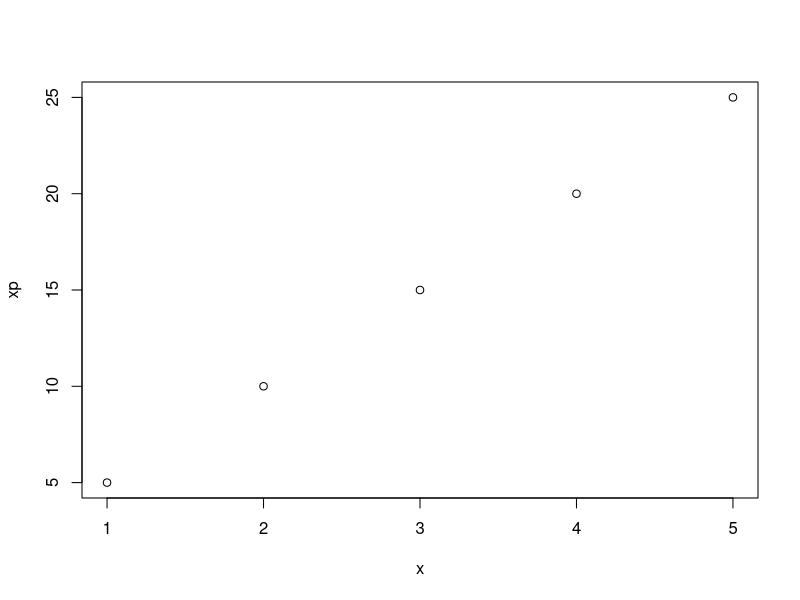

Recreate this plot in R.
# R in C Sample Script
#Mark Dane 1/2016

transformArrays <- function(x,y, fileName="RPlot.pdf"){
  xp <- x*5
  yp <- y*10
  pdf(file=fileName)
  plot(x=x,y=xp)
  dev.off()
  
  return(list(xPrime=xp, yPrime=yp))
}

fList <- transformArrays(x=1:5, y=10:20, fileName="Sample.pdf")
